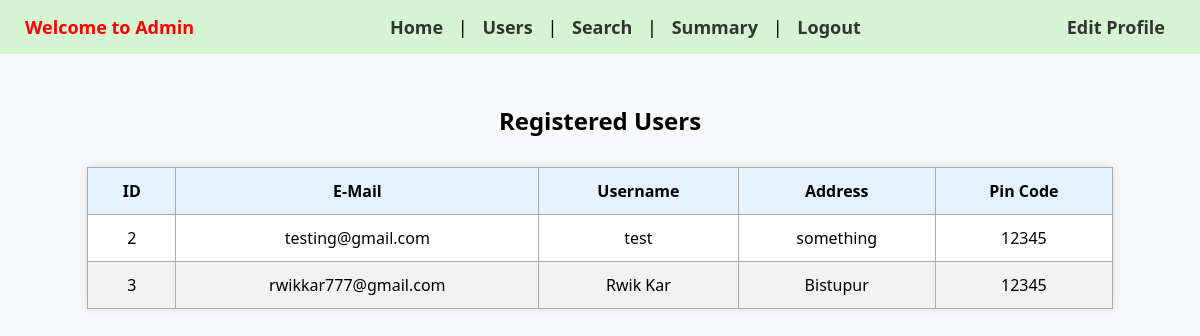
The app's page /users (signed in) with its own data.
### parking_lot/app.py (models this page shows)
class User(db.Model):
    __tablename__ = 'users'
    id = db.Column(db.Integer, primary_key=True, autoincrement=True)
    username = db.Column(db.String(80), unique=True, nullable=False)
    password = db.Column(db.String(120), nullable=False)
    email = db.Column(db.String(120), unique=True, nullable=False)
    address = db.Column(db.Text)
    pincode = db.Column(db.String(10))
    is_admin = db.Column(db.Boolean, default=False)

### parking_lot/app.py (the view)
@app.route('/users')
@login_required
def users():
    user = User.query.get(session['user_id'])
    if not user.is_admin:
        flash("Admins only! You shall not pass.")
        return redirect('/login')
    user_list = User.query.filter_by(is_admin=False).all()
    return render_template('users.html', users=user_list)

### parking_lot/app.py (called while the page is built)
def login_required(f):
    @wraps(f)
    def decorated(*args, **kwargs):
        if 'user_id' not in session:
            flash("Looks like you've wandered off. Please log in to continue.")
            return redirect('/login')
        return f(*args, **kwargs)
    return decorated

### parking_lot/templates/users.html (shortened to what this page needs)
<!DOCTYPE html>
<html>
<head>
</head>
<body>
    <div class="navbar">
        <div class="left">Welcome to Admin</div>
        <div>
            <a href="/admin">Home</a> |
            <a href="/users">Users</a> |
            <a href="/search">Search</a> |
            <a href="/summary">Summary</a> |
            <a href="/login">Logout</a>
        </div>
        <div><a href="/admin_edit_profile">Edit Profile</a></div>
    </div>
    <div class="container">
        <h2>Registered Users</h2>
        {% if users %}
        <table>
            <thead>
                <tr>
                    <th>ID</th>
                    <th>E-Mail</th>
                    <th>Username</th>
                    <th>Address</th>
                    <th>Pin Code</th>
                </tr>
            </thead>
            <tbody>
                {% for user in users %}
                <tr>
                    <td>{{ user.id }}</td>
                    <td>{{ user.email }}</td>
                    <td>{{ user.username }}</td>
                    <td>{{ user.address or '—' }}</td>
                    <td>{{ user.pincode or '—' }}</td>
                </tr>
                {% endfor %}
            </tbody>
        </table>
        {% else %}
        <p class="note">No users found.</p>
        {% endif %}
    </div>
</body>
</html>

### parking_lot/templates/users.html (style rules this page uses)
body { font-family: 'Segoe UI', sans-serif; background-color: #f8f9fa; margin: 0; padding: 0; }
.navbar { background-color: #d4f4d2; padding: 15px 25px; display: flex; justify-content: space-between; align-items: center; font-size: 18px; }
.navbar a { margin: 0 10px; text-decoration: none; color: #333; font-weight: bold; }
.navbar .left { color: red; font-weight: bold; }
.container { padding: 30px; }
h2 { text-align: center; margin-bottom: 30px; }
table { width: 90%; margin: 0 auto; border-collapse: collapse; background: white; box-shadow: 0 0 10px rgba(0,0,0,0.1); }
th, td { border: 1px solid #aaa; padding: 12px 16px; text-align: center; }
th { background-color: #e3f2fd; }
tr:nth-child(even) { background-color: #f2f2f2; }

### records on screen
User: id "2", email "testing@gmail.com", username "test", address "something", pincode "12345"
User: id "3", email "rwikkar777@gmail.com", username "Rwik Kar", address "Bistupur", pincode "12345"
